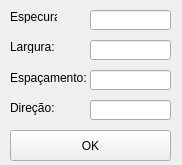
<?xml version="1.0" encoding="UTF-8"?>
<ui version="4.0">
 <class>form</class>
 <widget class="QWidget" name="form">
  <property name="geometry">
   <rect>
    <x>0</x>
    <y>0</y>
    <width>182</width>
    <height>165</height>
   </rect>
  </property>
  <property name="minimumSize">
   <size>
    <width>182</width>
    <height>165</height>
   </size>
  </property>
  <property name="windowTitle">
   <string>Estrutura Telhado</string>
  </property>
  <widget class="QPushButton" name="btn_ok">
   <property name="geometry">
    <rect>
     <x>10</x>
     <y>130</y>
     <width>161</width>
     <height>31</height>
    </rect>
   </property>
   <property name="text">
    <string>OK</string>
   </property>
  </widget>
  <widget class="QLabel" name="label">
   <property name="geometry">
    <rect>
     <x>10</x>
     <y>10</y>
     <width>47</width>
     <height>13</height>
    </rect>
   </property>
   <property name="text">
    <string>Especura:</string>
   </property>
  </widget>
  <widget class="QLineEdit" name="text_especura">
   <property name="geometry">
    <rect>
     <x>90</x>
     <y>10</y>
     <width>81</width>
     <height>20</height>
    </rect>
   </property>
   <property name="text">
    <string/>
   </property>
  </widget>
  <widget class="QLabel" name="label_2">
   <property name="geometry">
    <rect>
     <x>10</x>
     <y>40</y>
     <width>47</width>
     <height>13</height>
    </rect>
   </property>
   <property name="text">
    <string>Largura:</string>
   </property>
  </widget>
  <widget class="QLabel" name="label_3">
   <property name="geometry">
    <rect>
     <x>10</x>
     <y>70</y>
     <width>81</width>
     <height>16</height>
    </rect>
   </property>
   <property name="text">
    <string>Espaçamento:</string>
   </property>
  </widget>
  <widget class="QLineEdit" name="text_largura">
   <property name="geometry">
    <rect>
     <x>90</x>
     <y>40</y>
     <width>81</width>
     <height>20</height>
    </rect>
   </property>
  </widget>
  <widget class="QLineEdit" name="text_espacamento">
   <property name="geometry">
    <rect>
     <x>90</x>
     <y>70</y>
     <width>81</width>
     <height>20</height>
    </rect>
   </property>
  </widget>
  <widget class="QLabel" name="label_4">
   <property name="geometry">
    <rect>
     <x>10</x>
     <y>100</y>
     <width>81</width>
     <height>16</height>
    </rect>
   </property>
   <property name="text">
    <string>Direção:</string>
   </property>
  </widget>
  <widget class="QLineEdit" name="text_direcao">
   <property name="geometry">
    <rect>
     <x>90</x>
     <y>100</y>
     <width>81</width>
     <height>20</height>
    </rect>
   </property>
  </widget>
 </widget>
 <resources/>
 <connections/>
</ui>
